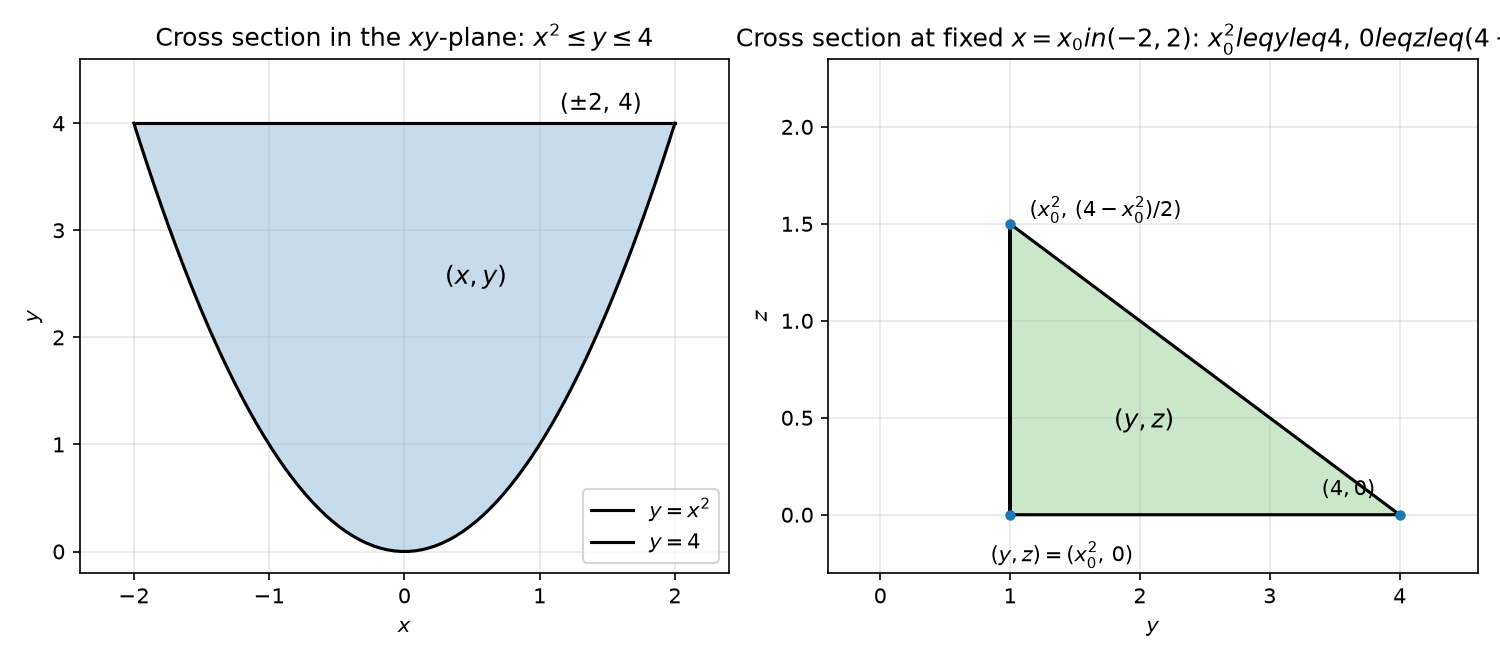

The Python source for this figure:
import matplotlib
matplotlib.use("Agg")
import matplotlib.pyplot as plt

fig, (a1, a2) = plt.subplots(1, 2, figsize=(10, 4.4))

# Left: cross section in the xy plane (z = 0): x^2 <= y <= 4
import numpy as np
xv = np.linspace(-2, 2, 80)
a1.fill(np.concatenate([xv, xv[::-1]]), np.concatenate([xv**2, 4*np.ones_like(xv)]),
        color="tab:blue", alpha=0.25)
a1.plot(xv, xv**2, "k-", lw=1.5, label=r"$y=x^2$")
a1.plot([-2, 2], [4, 4], "k-", lw=1.5, label=r"$y=4$")
a1.text(0.3, 2.5, r"$(x,y)$", fontsize=12)
a1.annotate(r"$(\pm 2,\,4)$", (1.15, 4.12), fontsize=11)
a1.set_title(r"Cross section in the $xy$-plane: $x^2\leq y\leq 4$")
a1.set_xlabel(r"$x$"); a1.set_ylabel(r"$y$")
a1.set_xlim(-2.4, 2.4); a1.set_ylim(-0.2, 4.6); a1.set_aspect("auto")
a1.legend(loc="lower right", fontsize=10); a1.grid(alpha=0.3)

# Right: cross section at a fixed x = x0 (yz plane):
# x0^2 <= y <= 4,  0 <= z <= (4 - y)/2  -> triangle (x0^2,0), (x0^2,(4-x0^2)/2), (4,0)
x0 = 1.0
ya = x0**2
za = (4 - x0**2) / 2
a2.fill([ya, ya, 4, ya], [0, za, 0, 0], color="tab:green", alpha=0.25)
a2.plot([ya, ya, 4, ya, ya], [0, za, 0, 0, za], "k-", lw=1.5)
a2.plot([ya, ya, 4], [0, za, 0], "o", ms=4)
a2.annotate(r"$(y,z)=(x_0^2,\,0)$", (ya - 0.15, -0.24), fontsize=10)
a2.annotate(r"$(x_0^2,\,(4-x_0^2)/2)$", (ya + 0.15, za + 0.04), fontsize=10)
a2.annotate(r"$(4,0)$", (3.4, 0.1), fontsize=10)
a2.text(1.8, 0.45, r"$(y,z)$", fontsize=12)
a2.set_title(r"Cross section at fixed $x=x_0in(-2,2)$: $x_0^2leq yleq 4$, $0leq zleq (4-y)/2$")
a2.set_xlabel(r"$y$"); a2.set_ylabel(r"$z$")
a2.set_xlim(-0.4, 4.6); a2.set_ylim(-0.3, 2.35); a2.set_aspect("auto")
a2.grid(alpha=0.3)

fig.tight_layout()
fig.savefig("D:/Program-Files/MCMA-Toolchain/dev-logs/.raw_data/dev-logs-20261110/dsh-qwen3.8-27b-hpc/calculus-15.7.31/solution/part1_figure2.png", dpi=150)
print("wrote part1_figure2.png (31)")
